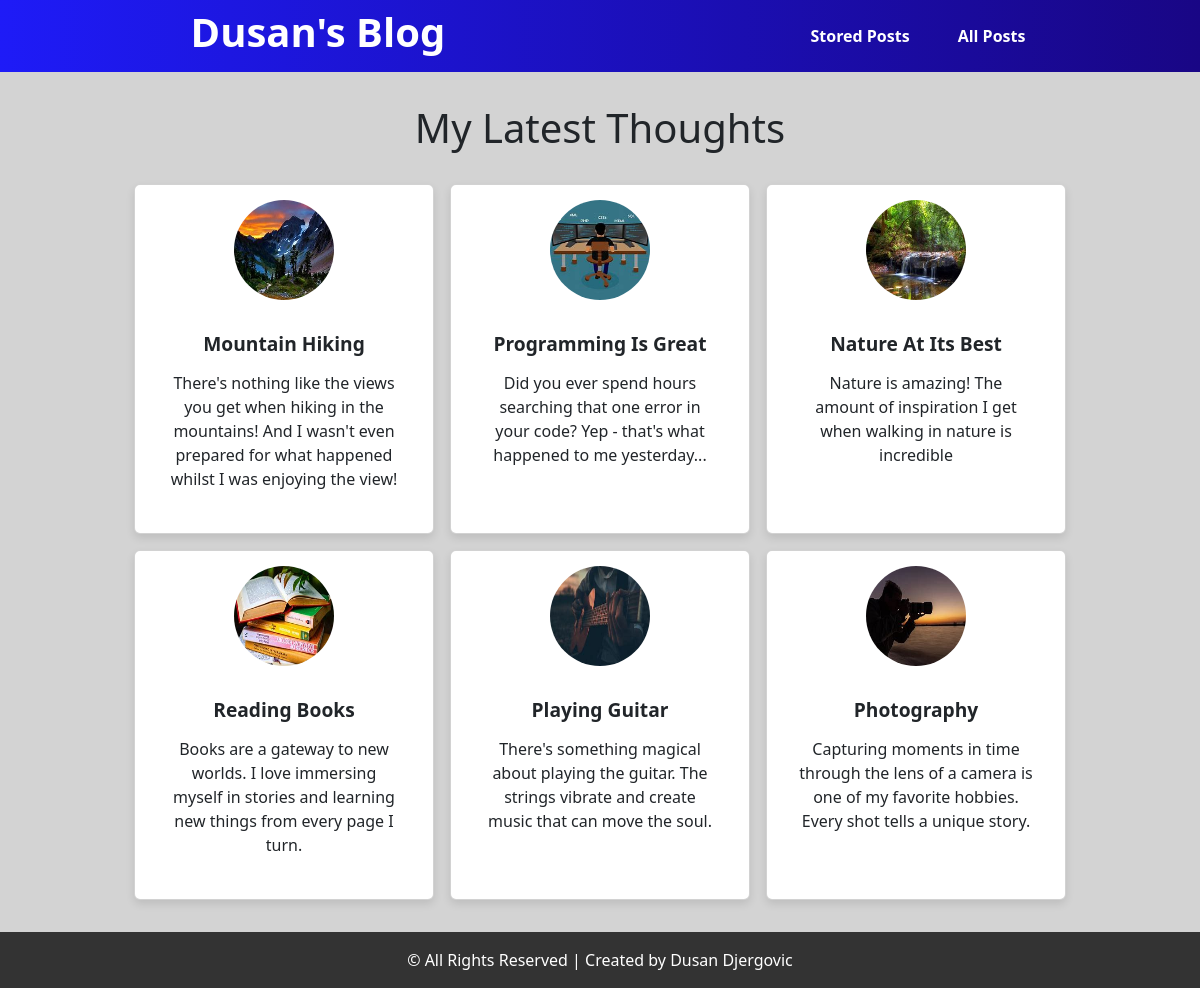
/posts/, run on the app's committed database.
### blog/models.py (models this page shows, shortened)
class Post(models.Model):
    title = models.CharField(max_length=100)
    excerpt = models.CharField(max_length=200)
    image = models.ImageField(upload_to="posts", null=True)
    date = models.DateField(auto_now=True)
    slug = models.SlugField(null=True, unique=True)
    content = models.TextField(validators=[MinLengthValidator(10)])
    author = models.ForeignKey(Author, on_delete=models.SET_NULL, null=True, related_name="posts")
    tags = models.ManyToManyField(Tag)

### blog/views.py (the view)
# urls.py: path("posts/", views.AllPostsView.as_view(), name="posts"),
class AllPostsView(ListView):
    template_name = "blog/posts.html"
    model = Post
    ordering = ["-date"]
    context_object_name = "posts"

### blog/templates/blog/posts.html
{% extends "base.html" %}
{% load static %}
{% block styles %}
    <link rel="stylesheet" href="{% static "blog/posts.css" %}">
{% endblock  %}
{% block content %}
<div class="container_full">
    <h1>My Latest Thoughts</h1>
    <div class="card-group">
        {% for post in posts %}
        <a href="{% url "hobi" slug=post.slug %}">
              <div class="card">
                  <img src="{{ post.image.url }}" class="card-img-top rounded-circle mx-auto" alt="..." style="width: 100px; height: 100px;">
                  <div class="card-body">
                      <h5 class="card-title">{{ post.title|title }}</h5>
                      <p class="card-text">{{ post.excerpt }}</p>
                  </div>
                </div>
        </a>
        {% endfor %}
    </div>
</div>
{% endblock  %}

### templates/base.html (shortened to what this page needs)
{% load static %}
<!doctype html>
<html lang="en">
  <head>
    <link rel="stylesheet" href="{% static "base.css" %}">
    {% block styles %}{% endblock  %}
    <link href="https://cdn.jsdelivr.net/npm/bootstrap@5.3.3/dist/css/bootstrap.min.css" rel="stylesheet">
  </head>
  <body>
    <nav class="nav">
        <h1>
            <a class="nav-link" aria-current="page" href="{% url "index" %}">Dusan's Blog</a>
        </h1>
        <div id="links">
          <a class="nav-link" href="{% url "read-later" %}">Stored Posts</a>
          <a class="nav-link" href="{% url "posts" %}">All Posts</a>
        </div>
    </nav>
    {% block content %}
    {% endblock %}
    {% block footer%}
      <footer class="footer">
        <span>© All Rights Reserved | Created by Dusan Djergovic</span>
      </footer>
    {% endblock %}
  </body>
</html>

### static/base.css (style rules this page uses)
* { margin: 0; padding: 0; box-sizing: border-box; }
body { font-family: "Roboto Condensed", serif; }
.nav { background: linear-gradient(to right, #1e1bf7, #190685); display: flex; justify-content: space-around; align-items: center; }
.nav a { text-decoration: none; color: white; font-weight: bold; margin-left: 1rem; }
#links { display: flex; }
.footer { background-color: #333; color: white; text-align: center; padding: 1rem; width: 100%; font-size: 1rem; }
.footer span { font-weight: 400; }

### blog/static/blog/posts.css (style rules this page uses)
.container_full { width: 100%; display: flex; flex-direction: column; justify-content: flex-start; align-items: center; padding: 2rem; box-sizing: border-box; background-color: lightgray; }
.container_full h1 { text-align: center; font-size: 2.5rem; margin-bottom: 2rem; }
.card-group { display: flex; justify-content: center; flex-wrap: wrap; gap: 1rem; padding: 0; }
.card { text-align: center; border-radius: 0.5rem; cursor: pointer; transition: transform 0.3s ease, background-color 0.5s ease, box-shadow 0.3s ease; box-shadow: 0 4px 8px rgba(0, 0, 0, 0.1); box-sizing: border-box; padding: 15px; width: 300px; background-color: #fff; border: 1px solid transparent; min-height: 350px; display: flex; flex-direction: column; justify-content: space-between; }
.card img { transition: transform 0.3s ease, filter 0.3s ease; max-width: 100%; height: auto; border-radius: 50%; }
.card-body h5 { font-weight: 850; font-size: 1.2rem; margin: 1rem 0; }
a { text-decoration: none !important; color: inherit; }

### data on the page
Post: image (picture), title "Mountain Hiking", excerpt "There's nothing like the views you get when hiking in the mountains! And I wasn't even prepared for what happened whilst I was enjoying the view!"
Post: image (picture), title "Programming Is Great", excerpt "Did you ever spend hours searching that one error in your code? Yep - that's what happened to me yesterday..."
Post: image (picture), title "Nature At Its Best", excerpt "Nature is amazing! The amount of inspiration I get when walking in nature is incredible"
Post: image (picture), title "Reading Books", excerpt "Books are a gateway to new worlds. I love immersing myself in stories and learning new things from every page I turn."
Post: image (picture), title "Playing Guitar", excerpt "There's something magical about playing the guitar. The strings vibrate and create music that can move the soul."
Post: image (picture), title "Photography", excerpt "Capturing moments in time through the lens of a camera is one of my favorite hobbies. Every shot tells a unique story."
